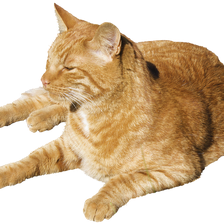
#> input picture HW5/cat.png, 224 x 224 px
$ python myconv.py
#> lines starting #> are read from the running program, lines starting #| are printed output that depends on the picture
'''
    PIC 16A Homework 5
    Author: Jiayu Li
    UID: 605-348-766
    Discussion Section: 3B
    Date: 02/25/2023
'''

import numpy as np
import matplotlib.image as mpimg
import matplotlib.pyplot as plt


def myconv(img, img_filter):
    # Get the shapes of the image and filter
    img_height, img_width, img_color = img.shape
    filter_height, filter_width = img_filter.shape

    # Calculate the padding size
    padding_height = filter_height // 2
    padding_width = filter_width // 2

    # Create a new image with the same shape as the input image (white background)
    blurred_img = np.ones_like(img)

    # Loop through each pixel in the image
    for i in range(padding_height, img_height - padding_height):
        for j in range(padding_width, img_width - padding_width):
            # Loop through each channel in the image
            for c in range(img_color):
                # Apply the convolution to the current pixel and channel
                y = i - padding_height
                end_y = i + padding_height + 1
                x = j - padding_width
                end_x = j + padding_width + 1
                blurred_img[i, j, c] = np.sum(img[y:end_y, x:end_x, c] * img_filter)

    # Return blurred image data
    return blurred_img


# Test
if __name__ == '__main__':
    # Create a test image
    # Read cat image
    cat_img = mpimg.imread('cat.png')
#> cat_img is the input picture: shape (224, 224, 3) float32; mean R, G, B 0.841, 0.747, 0.628
    # Create a test filter
    image_filter = np.ones((5, 5)) * 0.04
    blurred_cat = myconv(cat_img, image_filter)
#> after the loop in myconv, `for i in range(padding_height, img_height - padding_height):`:
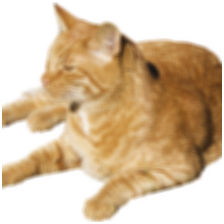
#> blurred_img: shape (224, 224, 3) float32; mean R, G, B 0.843, 0.75, 0.632
    # Display result
    plt.imshow(blurred_cat)
    plt.savefig('blurred_cat1.png')

    # Create a test filter
    image_filter = np.ones((3, 3)) * (0.04)
    blurred_cat2 = myconv(cat_img, image_filter)
#> after the loop in myconv (call 2), `for i in range(padding_height, img_height - padding_height):`:
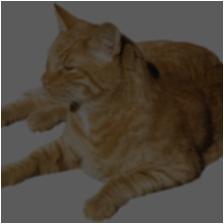
#> blurred_img: shape (224, 224, 3) float32; mean R, G, B 0.315, 0.281, 0.238

    # Display result
    plt.imshow(blurred_cat2)
    plt.savefig('blurred_cat2.png')
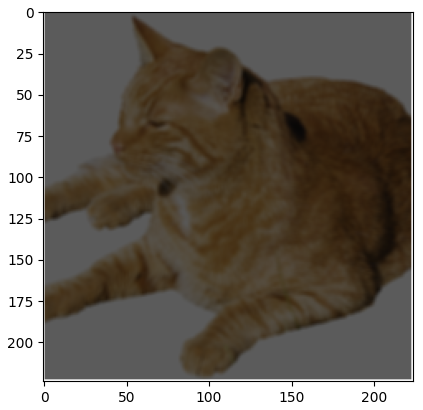
#> figure drawn by matplotlib, 1 panel

    # Create a test filter
    image_filter = np.ones((11, 11)) * 0.005
    blurred_cat3 = myconv(cat_img, image_filter)
#> after the loop in myconv (call 3), `for i in range(padding_height, img_height - padding_height):`:
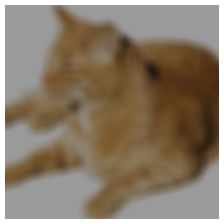
#> blurred_img: shape (224, 224, 3) float32; mean R, G, B 0.547, 0.491, 0.421

    # Display result
    plt.imshow(blurred_cat3)
    plt.savefig('blurred_cat3.png')
